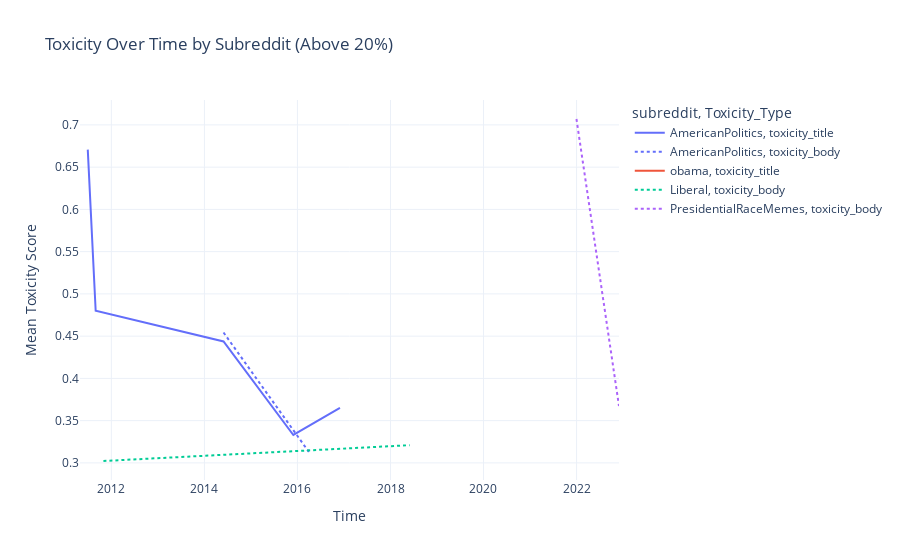

The code cell stored with this chart in its notebook:
### Code cell
import pandas as pd
import plotly.express as px

# Define the time interval (e.g., monthly)
time_interval = 'M'  # 'M' represents monthly
sampled_df['created_utc_x'] = pd.to_datetime(sampled_df['created_utc_x'])

# Group by subreddit and time interval, compute mean toxicity score
toxicity_over_time = sampled_df.groupby(['subreddit', pd.Grouper(key='created_utc_x', freq=time_interval)]) \
    [['toxicity_title', 'toxicity_selftext', 'toxicity_body']].mean()

# Reset index for further processing (if needed)
toxicity_over_time = toxicity_over_time.reset_index()

# Define the toxicity threshold
toxicity_threshold = 0.3

# Melt the DataFrame for plotting
melted_df = toxicity_over_time.melt(id_vars=['subreddit', 'created_utc_x'], 
                                    value_vars=['toxicity_title', 'toxicity_selftext', 'toxicity_body'],
                                    var_name='Toxicity_Type', value_name='Mean_Toxicity_Score')

# Filter rows where Mean Toxicity Score is above the threshold
filtered_df = melted_df[melted_df['Mean_Toxicity_Score'] > toxicity_threshold]

# Create an interactive plot
fig = px.line(filtered_df, 
              x='created_utc_x', 
              y='Mean_Toxicity_Score', 
              color='subreddit',
              line_dash='Toxicity_Type',
              title='Toxicity Over Time by Subreddit (Above 20%)',
              labels={'created_utc_x': 'Time', 'Mean_Toxicity_Score': 'Mean Toxicity Score'},
              template='plotly_white')

# Show the interactive chart
fig.show()

### Figure 1 — Plotly figure (JSON) as saved in the notebook; plotly's stock layout.template omitted (floating-point values rounded to 4 significant figures)
{"data": [{"hovertemplate": "subreddit=AmericanPolitics<br>Toxicity_Type=toxicity_title<br>Time=%{x}<br>Mean Toxicity Score=%{y}<extra></extra>", "legendgroup": "AmericanPolitics, toxicity_title", "line": {"color": "#636efa", "dash": "solid"}, "marker": {"symbol": "circle"}, "mode": "lines", "name": "AmericanPolitics, toxicity_title", "orientation": "v", "showlegend": true, "type": "scatter", "x": ["2011-06-30T00:00:00", "2011-08-31T00:00:00", "2014-05-31T00:00:00", "2015-11-30T00:00:00", "2016-11-30T00:00:00"], "xaxis": "x", "y": [0.6707, 0.48, 0.4437, 0.333, 0.3652], "yaxis": "y"}, {"hovertemplate": "subreddit=AmericanPolitics<br>Toxicity_Type=toxicity_body<br>Time=%{x}<br>Mean Toxicity Score=%{y}<extra></extra>", "legendgroup": "AmericanPolitics, toxicity_body", "line": {"color": "#636efa", "dash": "dot"}, "marker": {"symbol": "circle"}, "mode": "lines", "name": "AmericanPolitics, toxicity_body", "orientation": "v", "showlegend": true, "type": "scatter", "x": ["2014-05-31T00:00:00", "2016-03-31T00:00:00"], "xaxis": "x", "y": [0.4543, 0.3129], "yaxis": "y"}, {"hovertemplate": "subreddit=obama<br>Toxicity_Type=toxicity_title<br>Time=%{x}<br>Mean Toxicity Score=%{y}<extra></extra>", "legendgroup": "obama, toxicity_title", "line": {"color": "#EF553B", "dash": "solid"}, "marker": {"symbol": "circle"}, "mode": "lines", "name": "obama, toxicity_title", "orientation": "v", "showlegend": true, "type": "scatter", "x": ["2011-04-30T00:00:00"], "xaxis": "x", "y": [0.4149], "yaxis": "y"}, {"hovertemplate": "subreddit=Liberal<br>Toxicity_Type=toxicity_body<br>Time=%{x}<br>Mean Toxicity Score=%{y}<extra></extra>", "legendgroup": "Liberal, toxicity_body", "line": {"color": "#00cc96", "dash": "dot"}, "marker": {"symbol": "circle"}, "mode": "lines", "name": "Liberal, toxicity_body", "orientation": "v", "showlegend": true, "type": "scatter", "x": ["2011-10-31T00:00:00", "2018-05-31T00:00:00"], "xaxis": "x", "y": [0.3022, 0.3209], "yaxis": "y"}, {"hovertemplate": "subreddit=PresidentialRaceMemes<br>Toxicity_Type=toxicity_body<br>Time=%{x}<br>Mean Toxicity Score=%{y}<extra></extra>", "legendgroup": "PresidentialRaceMemes, toxicity_body", "line": {"color": "#ab63fa", "dash": "dot"}, "marker": {"symbol": "circle"}, "mode": "lines", "name": "PresidentialRaceMemes, toxicity_body", "orientation": "v", "showlegend": true, "type": "scatter", "x": ["2021-12-31T00:00:00", "2022-11-30T00:00:00"], "xaxis": "x", "y": [0.707, 0.3672], "yaxis": "y"}], "layout": {"legend": {"title": {"text": "subreddit, Toxicity_Type"}, "tracegroupgap": 0}, "title": {"text": "Toxicity Over Time by Subreddit (Above 20%)"}, "xaxis": {"anchor": "y", "domain": [0, 1], "title": {"text": "Time"}}, "yaxis": {"anchor": "x", "domain": [0, 1], "title": {"text": "Mean Toxicity Score"}}}}
